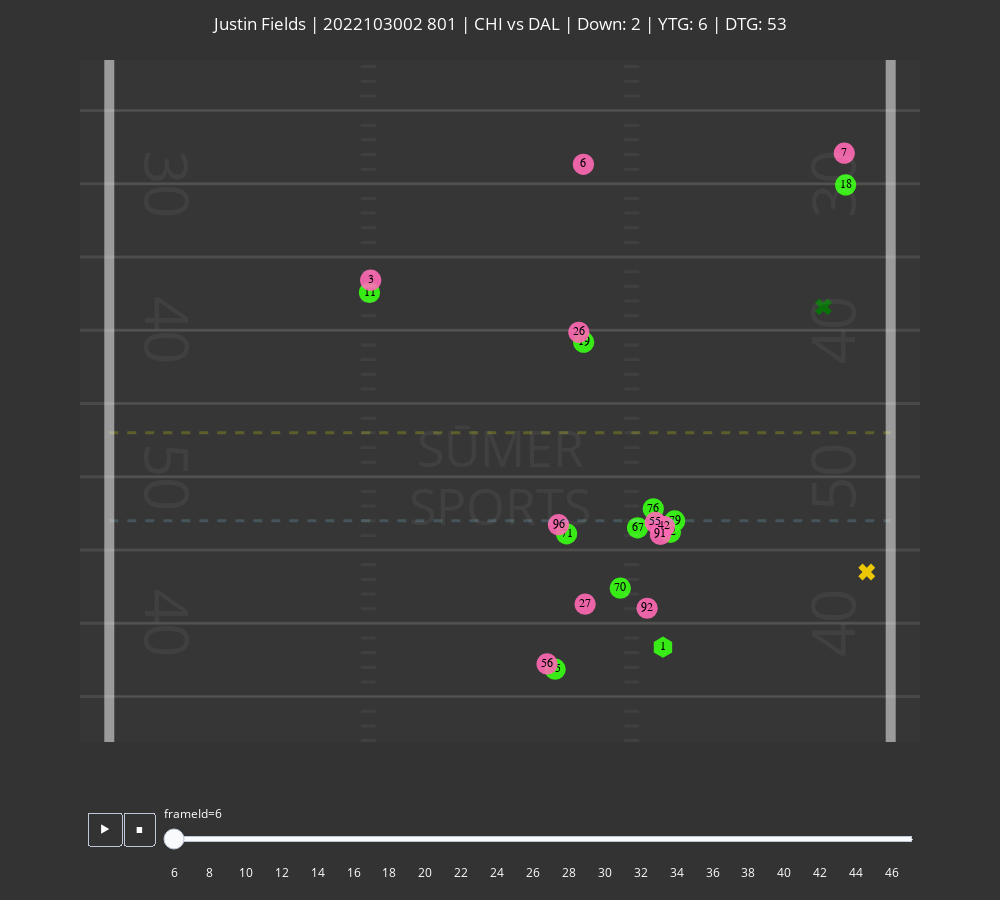

Write notebook code for a chart like this one.
### Code cell
result_row = results_df.filter(pl.col("dataset_split").is_in(["val", "test"])).sample(1)
gid, pid = results_df.filter(pl.col("dataset_split").is_in(["val", "test"])).select(['gameId', 'playId']).sample(1).to_numpy()[0]

# gid, pid = 2022100206, 988 # austin ekeler reverse TD
# gid, pid = 2022092505, 2441 # lamar scramble with a broken tackle # zoo model goes crazy near the end
# gid, pid = 2022102305, 380 # blocker causes prediction to jump
# gid, pid = 2022092501, 2398 # huge hole opens up and prediction jumps # this one is good frames 50-60. Zoo doesnt seem to generalize well in open field situations, even transformer struggles much later
# gid, pid = 2022100909, 1582 # derrik henry dead run -> huge run
# gid, pid = 2022103004, 2631 # Dameon Pierce weaving run
# gid, pid = 2022103002, 3044 # Jet Sweep shows poor generalization from Zoo model

print(f"gid, pid = {gid}, {pid}")
animate_play(tracking_df, play_df, results_df, gid, pid)
